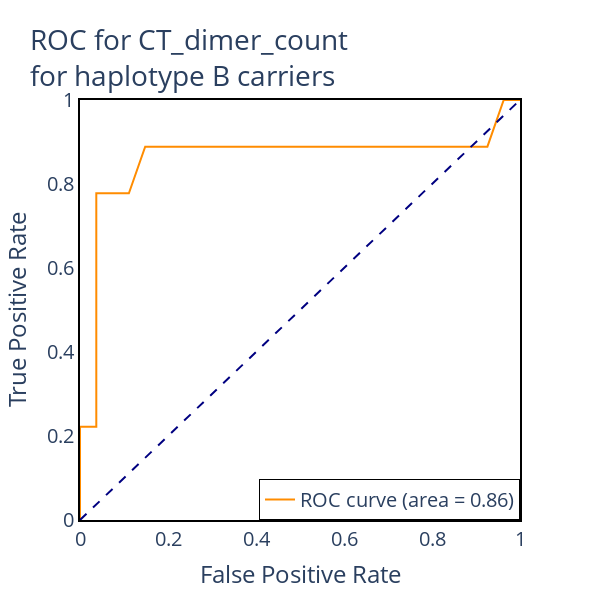

This figure's notebook cell:
### Code cell
# and the minor haplotype carriers

roc(df[df["haplotype"] == "minor"], "CT_dimer_count", title="ROC for CT_dimer_count<br>for haplotype B carriers")

### Figure 1 — Plotly figure (JSON) as saved in the notebook; plotly's stock layout.template omitted (floating-point values rounded to 4 significant figures)
{"data": [{"line": {"color": "darkorange", "width": 2}, "mode": "lines", "name": "ROC curve (area = 0.86)", "type": "scatter", "x": [0, 0, 0, 0.03704, 0.03704, 0.1111, 0.1481, 0.2222, 0.3704, 0.5185, 0.6296, 0.7037, 0.7778, 0.8519, 0.9259, 0.963, 1], "y": [0, 0.1111, 0.2222, 0.2222, 0.7778, 0.7778, 0.8889, 0.8889, 0.8889, 0.8889, 0.8889, 0.8889, 0.8889, 0.8889, 0.8889, 1, 1]}, {"line": {"color": "navy", "dash": "dash", "width": 2}, "mode": "lines", "name": "Random", "showlegend": false, "type": "scatter", "x": [0, 1], "y": [0, 1]}], "layout": {"font": {"size": 20}, "height": 600, "legend": {"bordercolor": "black", "borderwidth": 1, "x": 1, "xanchor": "right", "y": 0, "yanchor": "bottom"}, "plot_bgcolor": "white", "showlegend": true, "title": {"text": "ROC for CT_dimer_count<br>for haplotype B carriers"}, "width": 600, "xaxis": {"linecolor": "black", "linewidth": 2, "mirror": true, "range": [0, 1], "showline": true, "title": {"text": "False Positive Rate"}}, "yaxis": {"linecolor": "black", "linewidth": 2, "mirror": true, "range": [0, 1], "showline": true, "title": {"text": "True Positive Rate"}}}}
